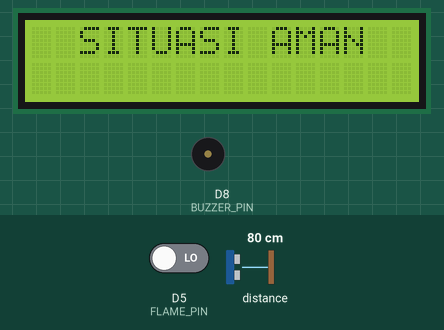
This sketch was run on a simulated ESP8266 (NodeMCU). Parts: 16×2 character LCD, buzzer (waves = sounding). Wiring (inferred from the names in the program): ultrasonic range finder: trigger D4; echo D3. Inputs (shaded band) come from the test bench; at power-on: D5 (FLAME_PIN) LOW, distance to the obstacle 80 cm. The echo pulse lasts 58.3 µs per cm; WiFi joins after 1.5 s; servers stay silent unless stated; what the sketch prints to the serial monitor is not drawn.

Above: at 1.7 s.
2.9 s: D5 (FLAME_PIN) driven HIGH
At 4.7 s:
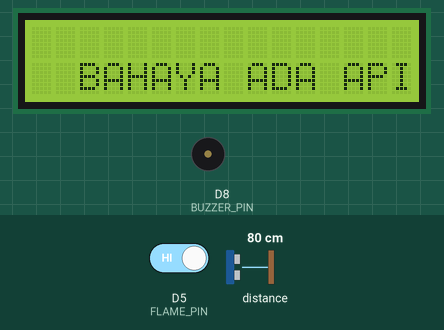
9.4 s: distance to the obstacle set to 55 cm
13.2 s: distance to the obstacle set to 48 cm
At 16.3 s:
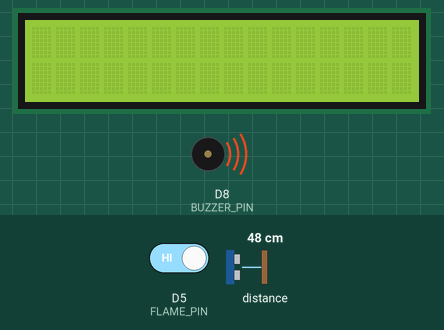
19.7 s: D5 (FLAME_PIN) driven LOW
At 21.5 s:
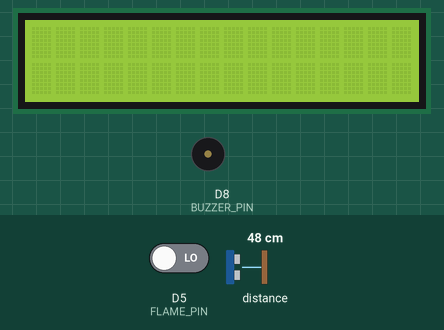
Timing chart, 0 to 23.0 s (numbered marks = the images above; inputs shaded):
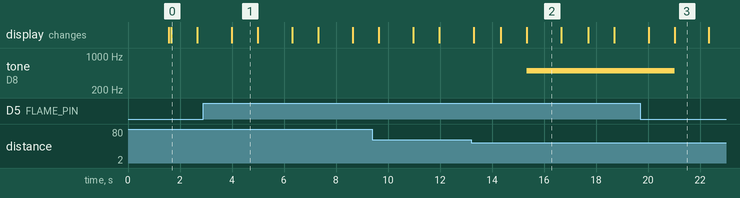

The sketch:

finalsensor.ino
```cpp
#include <ESP8266WiFi.h>
#include <Firebase_ESP_Client.h>
#include <LiquidCrystal_I2C.h>
#include <Wire.h>

//Provide the RTDB payload printing info and other helper functions.
#include "addons/RTDBHelper.h"

#define WIFI_SSID "A53s"
#define WIFI_PASSWORD "11111111"
#define API_KEY "AIzaSyBTLo5aqO8jXxi_kxnaxsw261WTzqD8Ny8"
#define DATABASE_URL "https://kelompok5-39a6c-default-rtdb.asia-southeast1.firebasedatabase.app/"

#define TRIG_PIN D4
#define ECHO_PIN D3
#define MAX_DISTANCE 250
#define FLAME_PIN D5
#define BUZZER_PIN D8

int lcdColumns = 16;
int lcdRows = 2;
LiquidCrystal_I2C lcd(0x27, 16, 2);

FirebaseData fbdo;
FirebaseAuth auth;
FirebaseConfig config;

unsigned long sendDataPrevMillis = 0;

void setup() {
  Serial.begin(9600);
  pinMode(FLAME_PIN, INPUT);
  pinMode(TRIG_PIN, OUTPUT);
  pinMode(ECHO_PIN, INPUT);
  pinMode(BUZZER_PIN, OUTPUT);

   // Connect to Wi-Fi
  WiFi.begin(WIFI_SSID, WIFI_PASSWORD);
  Serial.print("Connecting to Wi-Fi");
  while (WiFi.status() != WL_CONNECTED) {
    Serial.print(".");
    delay(300);
  }
  Serial.println();
  Serial.print("Connected with IP: ");
  Serial.println(WiFi.localIP());
  Serial.println();

  config.api_key = API_KEY;
  config.database_url = DATABASE_URL;

  if (Firebase.signUp(&config, &auth, "", "")) {
    Serial.println("Firebase sign up successful");
  } else {
    Serial.printf("Firebase sign up failed: %s\n", config.signer.signupError.message.c_str());
  }

  Firebase.begin(&config, &auth);
  Firebase.reconnectWiFi(true);

  // Initialize LCD
  lcd.init();
  lcd.backlight();

  // Display initial message on LCD
  lcd.begin(16, 2);
  lcd.setCursor(0, 0);
}

void loop() {
  // Ultrasonic sensor measurement
  long duration;
  float distance; // Mengubah tipe data menjadi float
  digitalWrite(TRIG_PIN, LOW);
  delayMicroseconds(2);
  digitalWrite(TRIG_PIN, HIGH);
  delayMicroseconds(10);
  digitalWrite(TRIG_PIN, LOW);
  duration = pulseIn(ECHO_PIN, HIGH);
  distance = (duration * 0.034 / 2);

  // Flame sensor reading
  int flame = digitalRead(FLAME_PIN);

  // Print distance and flame status to Serial Monitor
  Serial.print("Distance: ");
  Serial.print(distance);
  Serial.println(" cm");
  Serial.print("Flame status: ");
  Serial.println(flame == HIGH ? "Flame detected!" : "No flame detected");


  // Clear previous LCD content
  lcd.clear();
  lcd.setCursor(0, 0);

  // Display flame status on LCD
  if (flame == HIGH) {
    Serial.println("MENYALA ABANGKU");
    lcd.setCursor(2, 1);
    lcd.print("BAHAYA ADA API!!!");
    delay(1000);
    lcd.clear();
  } else {
    Serial.println("SITUASI AMAN");
    lcd.setCursor(2, 0);
    lcd.print("SITUASI AMAN ");
    delay(1000);
    lcd.clear();
  }

  if (flame == HIGH && distance <= 50) {
    Serial.println("BAHAYA Jangan mendekat!!!");
    Serial.print(distance);
    Serial.println(" cm JARAK BERBAHAYA");
    lcd.println("BAHAYA! ");
    lcd.setCursor(0, 1);
    lcd.print(distance);
    lcd.println(" cm JANGAN MENDEKAT");
    lcd.setCursor(0, 2);
    delay(1000);
    lcd.clear();
    tone(BUZZER_PIN, 500);
  } else {
    noTone(BUZZER_PIN);
  }

  if (Firebase.ready()) {
    // Flame status
    if (Firebase.RTDB.setInt(&fbdo, "sensor/flame_status", flame)) {
      Serial.println("Flame status data sent to Firebase successfully!");
    } else {
      Serial.printf("Failed to send flame status data to Firebase: %s\n", fbdo.errorReason().c_str());
    }

    // Distance
    if (Firebase.RTDB.setInt(&fbdo, "sensor/distance", distance)) {
      Serial.println("Distance data sent to Firebase successfully!");
    } else {
      Serial.printf("Failed to send distance data to Firebase: %s\n", fbdo.errorReason().c_str());
    }
  }

  // Delay for stability
  delay(1000); // 1 second delay
}
```

Measured:
- the behaviour switches between 51 and 50 cm on distance to the obstacle (found by bisection; images 1 and 2)
- after the input at 2.9 s, the display: changes after 1.1 s (image 1)
- after the input at 13.2 s, tone on D8 (BUZZER_PIN): silent → 500 Hz after 2.1 s; the display: first differs from a run without the input after 1.1 s (image 2 shows a later state)
- after the input at 19.7 s, tone on D8 (BUZZER_PIN): 500 Hz → silent after 1.3 s; the display: first changes after 0.32 s (image 3 shows a later state)
- what the display in image 0 shows lasts 1.0 s, from 1.7 s to 2.7 s
- what the display in image 2 shows lasts 1.4 s, from 15.3 s to 16.7 s
